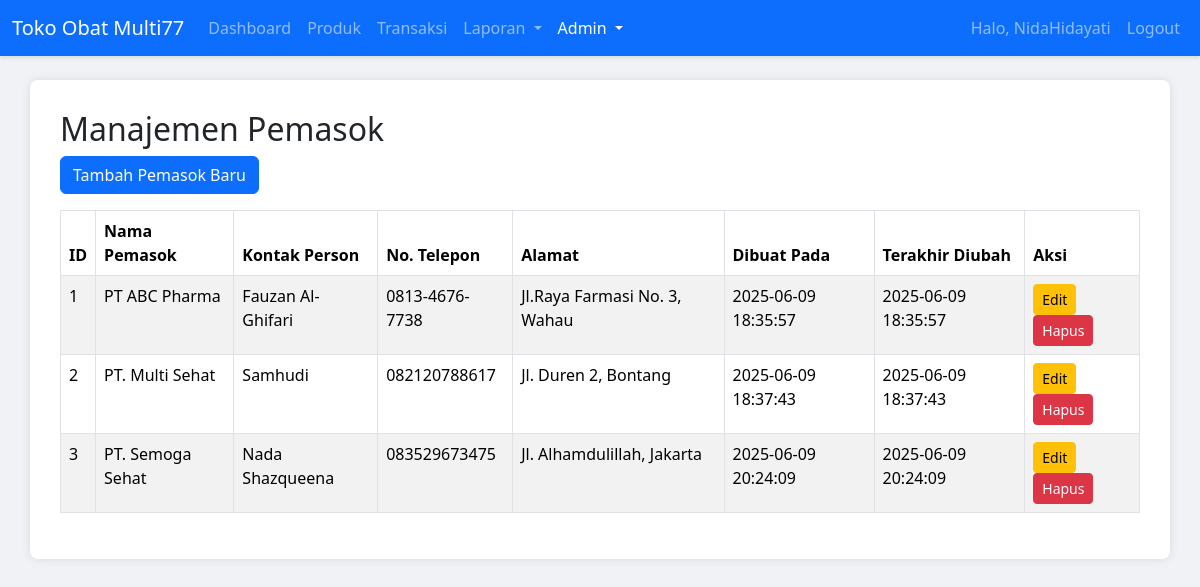
The app's page /suppliers.php (signed in) with its own data.
### tables this page shows
CREATE TABLE `suppliers` (
  `supplier_id` int(11) NOT NULL,
  `supplier_name` varchar(200) NOT NULL,
  `contact_person` varchar(100) DEFAULT NULL,
  `phone_number` varchar(20) DEFAULT NULL,
  `email` varchar(100) DEFAULT NULL,
  `address` text DEFAULT NULL,
  `created_at` timestamp NOT NULL DEFAULT current_timestamp(),
  `updated_at` timestamp NOT NULL DEFAULT current_timestamp() ON UPDATE current_timestamp()
);

### suppliers.php (the view, shortened to what this page needs)
<?php
require_once 'config/database.php';
$sql = "SELECT * FROM suppliers ORDER BY supplier_name ASC";
$result = $conn->query($sql);
?>
<!DOCTYPE html>
<html lang="en">
<head>
    <link href="https://cdn.jsdelivr.net/npm/bootstrap@5.3.3/dist/css/bootstrap.min.css" rel="stylesheet">
</head>
<body>
    <nav class="navbar navbar-expand-lg navbar-dark bg-primary">
        <div class="container-fluid">
            <a class="navbar-brand" href="dashboard.php">Toko Obat Multi77</a>
            <div class="collapse navbar-collapse" id="navbarNav">
                <ul class="navbar-nav me-auto mb-2 mb-lg-0">
                    <li class="nav-item">
                        <a class="nav-link" href="dashboard.php">Dashboard</a>
                    </li>
                    <li class="nav-item">
                        <a class="nav-link" href="products.php">Produk</a>
                    </li>
                    <li class="nav-item">
                        <a class="nav-link" href="transactions.php">Transaksi</a>
                    </li>
                    <li class="nav-item dropdown">
    <a class="nav-link dropdown-toggle" href="#" id="reportsDropdown" role="button" data-bs-toggle="dropdown" aria-expanded="false">
        Laporan
    </a>
</li>
                    <?php if (isset($_SESSION['role_id']) && $_SESSION['role_id'] == 1): ?>
                    <li class="nav-item dropdown">
                        <a class="nav-link dropdown-toggle active" aria-current="page" href="#" id="navbarDropdown" role="button" data-bs-toggle="dropdown" aria-expanded="false">
                            Admin
                        </a>
                    </li>
                    <?php endif; ?>
                </ul>
                <ul class="navbar-nav">
                    <li class="nav-item">
                        <a class="nav-link" href="#">Halo, <?php echo htmlspecialchars($_SESSION['username']); ?></a>
                    </li>
                    <li class="nav-item">
                        <a class="nav-link" href="logout.php">Logout</a>
                    </li>
                </ul>
            </div>
        </div>
    </nav>
    <div class="container mt-4">
        <h2>Manajemen Pemasok</h2>
        <a href="add_supplier.php" class="btn btn-primary mb-3">Tambah Pemasok Baru</a>
        <?php if ($result && $result->num_rows > 0): ?>
        <div class="table-responsive">
            <table class="table table-striped table-bordered table-hover">
                <thead>
                    <tr>
                        <th>ID</th>
                        <th>Nama Pemasok</th>
                        <th>Kontak Person</th>
                        <th>No. Telepon</th>
                        <th>Alamat</th>
                        <th>Dibuat Pada</th>
                        <th>Terakhir Diubah</th>
                        <th>Aksi</th>
                    </tr>
                </thead>
                <tbody>
                    <?php while($row = $result->fetch_assoc()): ?>
                    <tr>
                        <td><?php echo $row['supplier_id']; ?></td>
                        <td><?php echo htmlspecialchars($row['supplier_name']); ?></td>
                        <td><?php echo htmlspecialchars($row['contact_person']); ?></td>
                        <td><?php echo htmlspecialchars($row['phone_number']); ?></td>
                        <td><?php echo htmlspecialchars($row['address']); ?></td>
                        <td><?php echo $row['created_at']; ?></td>
                        <td><?php echo $row['updated_at']; ?></td>
                        <td>
                            <a href="edit_supplier.php?id=<?php echo $row['supplier_id']; ?>" class="btn btn-warning btn-sm">Edit</a>
                            <a href="delete_supplier.php?id=<?php echo $row['supplier_id']; ?>" class="btn btn-danger btn-sm" onclick="return confirm('Anda yakin ingin menghapus pemasok ini?');">Hapus</a>
                        </td>
                    </tr>
                    <?php endwhile; ?>
                </tbody>
            </table>
        </div>
        <?php else: ?>
        <div class="alert alert-info">Belum ada data pemasok. Silakan tambahkan pemasok baru.</div>
        <?php endif; ?>
    </div>
</body>
</html>

### suppliers.php (style rules this page uses)
body { background-color: #f0f2f5; }
.navbar { box-shadow: 0 2px 4px rgba(0,0,0,.1); }
.container { background-color: #fff; padding: 30px; border-radius: 8px; box-shadow: 0 0 10px rgba(0,0,0,0.1); }

### records on screen
suppliers: supplier_id "1", supplier_name "PT ABC Pharma", contact_person "Fauzan Al-Ghifari", phone_number "0813-4676-7738", address "Jl.Raya Farmasi No. 3, Wahau", created_at "2025-06-09 18:35:57", updated_at "2025-06-09 18:35:57"
suppliers: supplier_id "2", supplier_name "PT. Multi Sehat", contact_person "Samhudi", phone_number "082120788617", address "Jl. Duren 2, Bontang", created_at "2025-06-09 18:37:43", updated_at "2025-06-09 18:37:43"
suppliers: supplier_id "3", supplier_name "PT. Semoga Sehat", contact_person "Nada Shazqueena", phone_number "083529673475", address "Jl. Alhamdulillah, Jakarta", created_at "2025-06-09 20:24:09", updated_at "2025-06-09 20:24:09"

### other values on screen
$_SESSION['username'] "NidaHidayati"
